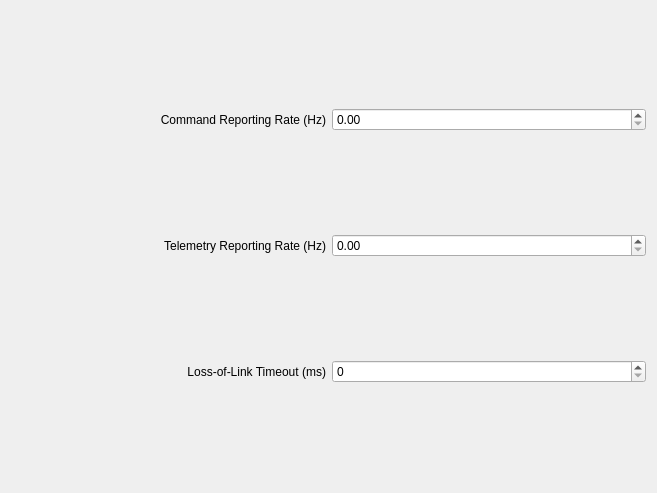
             <widget class="QWidget" name="scrollAreaWidgetContents_3">
              <property name="geometry">
               <rect>
                <x>0</x>
                <y>0</y>
                <width>657</width>
                <height>493</height>
               </rect>
              </property>
              <layout class="QGridLayout" name="gridLayout_15">
               <item row="0" column="0">
                <layout class="QHBoxLayout" name="horizontalLayout_26">
                 <item>
                  <widget class="QLabel" name="label_26">
                   <property name="text">
                    <string>Command Reporting Rate (Hz)</string>
                   </property>
                   <property name="alignment">
                    <set>Qt::AlignRight|Qt::AlignTrailing|Qt::AlignVCenter</set>
                   </property>
                  </widget>
                 </item>
                 <item>
                  <widget class="QDoubleSpinBox" name="CommandReportingRate">
                   <property name="maximum">
                    <double>150.000000000000000</double>
                   </property>
                  </widget>
                 </item>
                </layout>
               </item>
               <item row="1" column="0">
                <layout class="QHBoxLayout" name="horizontalLayout_28">
                 <item>
                  <widget class="QLabel" name="label_28">
                   <property name="text">
                    <string>Telemetry Reporting Rate (Hz)</string>
                   </property>
                   <property name="alignment">
                    <set>Qt::AlignRight|Qt::AlignTrailing|Qt::AlignVCenter</set>
                   </property>
                  </widget>
                 </item>
                 <item>
                  <widget class="QDoubleSpinBox" name="TelemetryReportingRate">
                   <property name="maximum">
                    <double>150.000000000000000</double>
                   </property>
                  </widget>
                 </item>
                </layout>
               </item>
               <item row="2" column="0">
                <layout class="QHBoxLayout" name="horizontalLayout_31">
                 <item>
                  <widget class="QLabel" name="label_31">
                   <property name="text">
                    <string>Loss-of-Link Timeout (ms)</string>
                   </property>
                   <property name="alignment">
                    <set>Qt::AlignRight|Qt::AlignTrailing|Qt::AlignVCenter</set>
                   </property>
                  </widget>
                 </item>
                 <item>
                  <widget class="QSpinBox" name="LossLinkTimeout">
                   <property name="maximum">
                    <number>10000</number>
                   </property>
                  </widget>
                 </item>
                </layout>
               </item>
              </layout>
             </widget>
